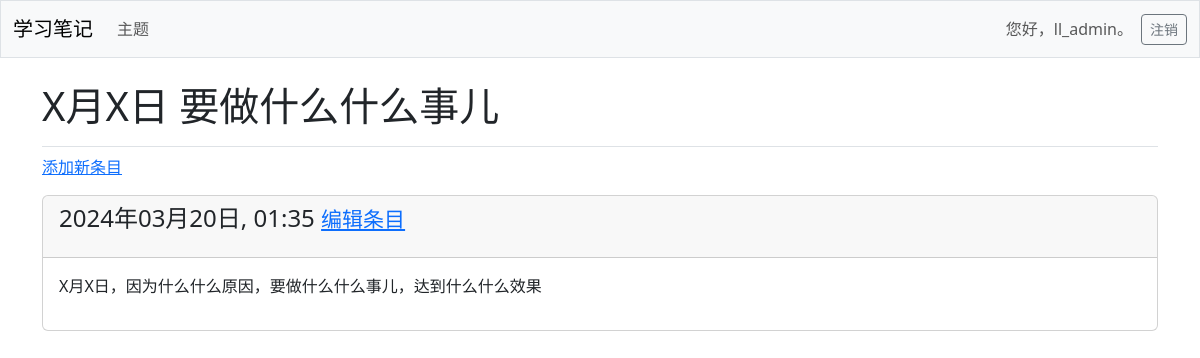
Page /topics/4/ (signed in) on the committed database.
### learning_logs/models.py (models this page shows, shortened)
class Topic(models.Model):
    text = models.CharField(max_length=200)
    date_added = models.DateTimeField(auto_now_add=True)
    owner = models.ForeignKey(User, on_delete=models.CASCADE)

class Entry(models.Model):
    topic = models.ForeignKey(Topic, on_delete=models.CASCADE)
    text = models.TextField()
    date_added = models.DateTimeField(auto_now_add=True)
    class Meta:
        verbose_name_plural = 'entries'

### learning_logs/views.py (the view)
# urls.py: path('topics/<int:topic_id>/', views.topic, name='topic'),
@login_required
def topic(request, topic_id):
    topic = Topic.objects.get(id=topic_id)
    if topic.owner != request.user:
        raise Http404
    entries = topic.entry_set.order_by('-date_added')
    context = {'topic': topic, 'entries':entries}
    return render(request, 'learning_logs/topic.html', context)

### learning_logs/templates/learning_logs/topic.html (shortened to what this page needs)
{% extends 'learning_logs/base.html' %}
{% block page_header %}
  <h1>{{ topic.text }}</h1>
{% endblock page_header %}
{% block content %}
  <p>
    <a href="{% url 'learning_logs:new_entry' topic.id %}">添加新条目</a>
  </p>
  {% for entry in entries %}
    <div class="card mb-3">
      <h4 class="card-header">
        {{ entry.date_added|date:'Y年m月d日, H:i' }}
        <small>
          <a href="{% url 'learning_logs:edit_entry' entry.id %}">编辑条目</a>
        </small>
      </h4>
      <div class="card-body">{{ entry.text|linebreaks }}</div>
    </div>
  {% empty %}
    <p>目前这个主题下面还没有条目。</p>
  {% endfor %}
{% endblock content %}

### learning_logs/templates/learning_logs/base.html (shortened to what this page needs)
<!doctype html>
<html lang="en">
<head>
  {% load django_bootstrap5 %}
  {% bootstrap_css %}
</head>
<body>
  <nav class="navbar navbar-expand-md navbar-light bg-light mb-4 border">
    <div class="container-fluid">
      <a class="navbar-brand" href="{% url 'learning_logs:index' %}">
        学习笔记</a>
      <div class="collapse navbar-collapse" id="navbarCollapse">
        <ul class="navbar-nav me-auto mb-2 mb-md-0">
          <li class="nav-item">
            <a class="nav-link" href="{% url 'learning_logs:topics' %}">
              主题
            </a>
          </li>
        </ul>
        <ul class="navbar-nav ms-auto mb-2 mb-md-0">
          {% if user.is_authenticated %}
            <li class="nav-item">
              <span class="navbar-text me-2">您好，{{ user.username }}。
                </span></li>
          {% endif %}
        </ul>
        {% if user.is_authenticated %}
          <form action="{% url 'accounts:logout' %}" method="post">
            <button name="submit" class="btn btn-outline-secondary btn-sm">注销</button>
          </form>
        {% endif %}
      </div>
    </div>
  </nav>
  <main class="container">
    <div class="pb-2 mb-2 border-bottom">
      {% block page_header %}{% endblock page_header %}
    </div>
    <div>
      {% block content %}{% endblock content %}
    </div>
  </main>
</body>
</html>

### rows in the picture
Topic: text "X月X日 要做什么什么事儿"
Entry: date_added "2024年03月20日, 01:35", text "X月X日，因为什么什么原因，要做什么什么事儿，达到什么什么效果"

### other values in the picture
{{ user.username }} "ll_admin"
